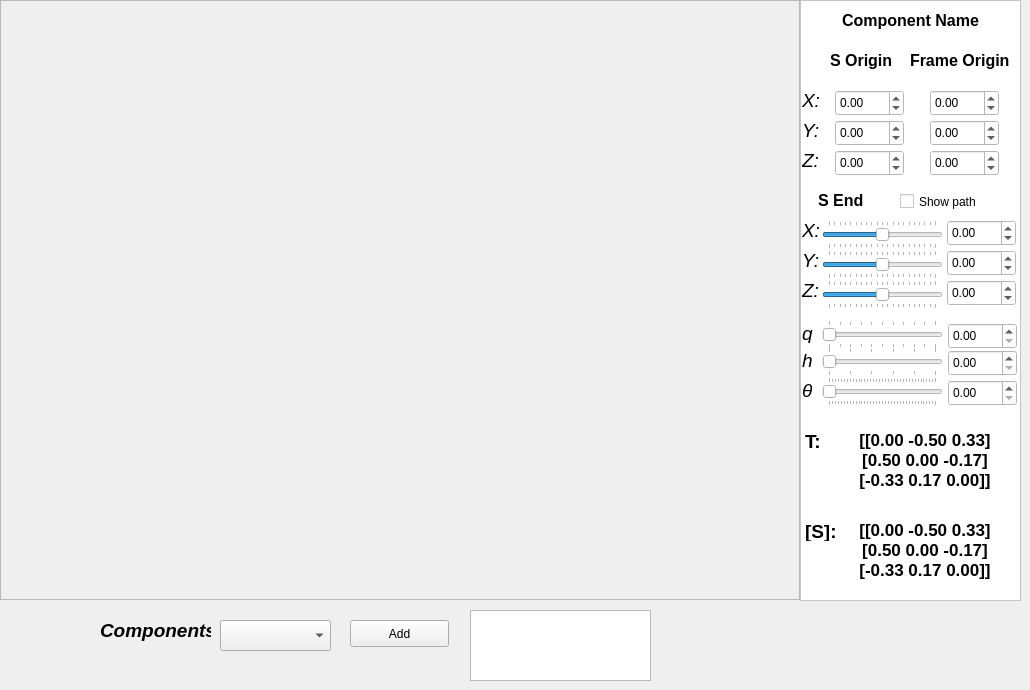
  <widget class="QWidget" name="centralwidget">
   <widget class="QFrame" name="frm_matplot">
    <property name="geometry">
     <rect>
      <x>0</x>
      <y>0</y>
      <width>800</width>
      <height>600</height>
     </rect>
    </property>
    <property name="frameShape">
     <enum>QFrame::StyledPanel</enum>
    </property>
    <property name="frameShadow">
     <enum>QFrame::Raised</enum>
    </property>
   </widget>
   <widget class="QLabel" name="label">
    <property name="geometry">
     <rect>
      <x>100</x>
      <y>620</y>
      <width>111</width>
      <height>21</height>
     </rect>
    </property>
    <property name="font">
     <font>
      <pointsize>14</pointsize>
      <weight>75</weight>
      <italic>true</italic>
      <bold>true</bold>
     </font>
    </property>
    <property name="text">
     <string>Components</string>
    </property>
   </widget>
   <widget class="QPushButton" name="btAdd_Component">
    <property name="geometry">
     <rect>
      <x>350</x>
      <y>620</y>
      <width>99</width>
      <height>27</height>
     </rect>
    </property>
    <property name="text">
     <string>Add</string>
    </property>
   </widget>
   <widget class="QComboBox" name="cbComponents">
    <property name="geometry">
     <rect>
      <x>220</x>
      <y>620</y>
      <width>111</width>
      <height>31</height>
     </rect>
    </property>
   </widget>
   <widget class="QFrame" name="frm_screw_control">
    <property name="geometry">
     <rect>
      <x>800</x>
      <y>0</y>
      <width>221</width>
      <height>601</height>
     </rect>
    </property>
    <property name="palette">
     <palette>
      <active>
       <colorrole role="WindowText">
        <brush brushstyle="SolidPattern">
         <color alpha="255">
          <red>0</red>
          <green>0</green>
          <blue>0</blue>
         </color>
        </brush>
       </colorrole>
       <colorrole role="Button">
        <brush brushstyle="SolidPattern">
         <color alpha="255">
          <red>255</red>
          <green>255</green>
          <blue>255</blue>
         </color>
        </brush>
       </colorrole>
       <colorrole role="Light">
        <brush brushstyle="SolidPattern">
         <color alpha="255">
          <red>255</red>
          <green>255</green>
          <blue>255</blue>
         </color>
        </brush>
       </colorrole>
       <colorrole role="Midlight">
        <brush brushstyle="SolidPattern">
         <color alpha="255">
          <red>255</red>
          <green>255</green>
          <blue>255</blue>
         </color>
        </brush>
       </colorrole>
       <colorrole role="Dark">
        <brush brushstyle="SolidPattern">
         <color alpha="255">
          <red>127</red>
          <green>127</green>
          <blue>127</blue>
         </color>
        </brush>
       </colorrole>
       <colorrole role="Mid">
        <brush brushstyle="SolidPattern">
         <color alpha="255">
          <red>170</red>
          <green>170</green>
          <blue>170</blue>
         </color>
        </brush>
       </colorrole>
       <colorrole role="Text">
        <brush brushstyle="SolidPattern">
         <color alpha="255">
          <red>0</red>
          <green>0</green>
          <blue>0</blue>
         </color>
        </brush>
       </colorrole>
       <colorrole role="BrightText">
        <brush brushstyle="SolidPattern">
         <color alpha="255">
          <red>255</red>
          <green>255</green>
          <blue>255</blue>
         </color>
        </brush>
       </colorrole>
       <colorrole role="ButtonText">
        <brush brushstyle="SolidPattern">
         <color alpha="255">
          <red>0</red>
          <green>0</green>
          <blue>0</blue>
         </color>
        </brush>
       </colorrole>
       <colorrole role="Base">
        <brush brushstyle="SolidPattern">
         <color alpha="255">
          <red>255</red>
          <green>255</green>
          <blue>255</blue>
         </color>
        </brush>
       </colorrole>
       <colorrole role="Window">
        <brush brushstyle="SolidPattern">
         <color alpha="255">
          <red>255</red>
          <green>255</green>
          <blue>255</blue>
         </color>
        </brush>
       </colorrole>
       <colorrole role="Shadow">
        <brush brushstyle="SolidPattern">
         <color alpha="255">
          <red>0</red>
          <green>0</green>
          <blue>0</blue>
         </color>
        </brush>
       </colorrole>
       <colorrole role="AlternateBase">
        <brush brushstyle="SolidPattern">
         <color alpha="255">
          <red>255</red>
          <green>255</green>
          <blue>255</blue>
         </color>
        </brush>
       </colorrole>
       <colorrole role="ToolTipBase">
        <brush brushstyle="SolidPattern">
         <color alpha="255">
          <red>255</red>
          <green>255</green>
          <blue>220</blue>
         </color>
        </brush>
       </colorrole>
       <colorrole role="ToolTipText">
        <brush brushstyle="SolidPattern">
         <color alpha="255">
          <red>0</red>
          <green>0</green>
          <blue>0</blue>
         </color>
        </brush>
       </colorrole>
      </active>
      <inactive>
       <colorrole role="WindowText">
        <brush brushstyle="SolidPattern">
         <color alpha="255">
          <red>0</red>
          <green>0</green>
          <blue>0</blue>
         </color>
        </brush>
       </colorrole>
       <colorrole role="Button">
        <brush brushstyle="SolidPattern">
         <color alpha="255">
          <red>255</red>
          <green>255</green>
          <blue>255</blue>
         </color>
        </brush>
       </colorrole>
       <colorrole role="Light">
        <brush brushstyle="SolidPattern">
         <color alpha="255">
          <red>255</red>
          <green>255</green>
          <blue>255</blue>
         </color>
        </brush>
       </colorrole>
       <colorrole role="Midlight">
        <brush brushstyle="SolidPattern">
         <color alpha="255">
          <red>255</red>
          <green>255</green>
          <blue>255</blue>
         </color>
        </brush>
       </colorrole>
       <colorrole role="Dark">
        <brush brushstyle="SolidPattern">
         <color alpha="255">
          <red>127</red>
          <green>127</green>
          <blue>127</blue>
         </color>
        </brush>
       </colorrole>
       <colorrole role="Mid">
        <brush brushstyle="SolidPattern">
         <color alpha="255">
          <red>170</red>
          <green>170</green>
          <blue>170</blue>
         </color>
        </brush>
       </colorrole>
       <colorrole role="Text">
        <brush brushstyle="SolidPattern">
         <color alpha="255">
          <red>0</red>
          <green>0</green>
          <blue>0</blue>
         </color>
        </brush>
       </colorrole>
       <colorrole role="BrightText">
        <brush brushstyle="SolidPattern">
         <color alpha="255">
          <red>255</red>
          <green>255</green>
          <blue>255</blue>
         </color>
        </brush>
       </colorrole>
       <colorrole role="ButtonText">
        <brush brushstyle="SolidPattern">
         <color alpha="255">
          <red>0</red>
          <green>0</green>
          <blue>0</blue>
         </color>
        </brush>
       </colorrole>
       <colorrole role="Base">
        <brush brushstyle="SolidPattern">
         <color alpha="255">
          <red>255</red>
          <green>255</green>
          <blue>255</blue>
         </color>
        </brush>
       </colorrole>
       <colorrole role="Window">
        <brush brushstyle="SolidPattern">
         <color alpha="255">
          <red>255</red>
          <green>255</green>
          <blue>255</blue>
         </color>
        </brush>
       </colorrole>
       <colorrole role="Shadow">
        <brush brushstyle="SolidPattern">
         <color alpha="255">
          <red>0</red>
          <green>0</green>
          <blue>0</blue>
         </color>
        </brush>
       </colorrole>
       <colorrole role="AlternateBase">
        <brush brushstyle="SolidPattern">
         <color alpha="255">
          <red>255</red>
          <green>255</green>
          <blue>255</blue>
         </color>
        </brush>
       </colorrole>
       <colorrole role="ToolTipBase">
        <brush brushstyle="SolidPattern">
         <color alpha="255">
          <red>255</red>
          <green>255</green>
          <blue>220</blue>
         </color>
        </brush>
       </colorrole>
       <colorrole role="ToolTipText">
        <brush brushstyle="SolidPattern">
         <color alpha="255">
          <red>0</red>
          <green>0</green>
          <blue>0</blue>
         </color>
        </brush>
       </colorrole>
      </inactive>
      <disabled>
       <colorrole role="WindowText">
        <brush brushstyle="SolidPattern">
         <color alpha="255">
          <red>127</red>
          <green>127</green>
          <blue>127</blue>
         </color>
        </brush>
       </colorrole>
       <colorrole role="Button">
        <brush brushstyle="SolidPattern">
         <color alpha="255">
          <red>255</red>
          <green>255</green>
          <blue>255</blue>
         </color>
        </brush>
       </colorrole>
       <colorrole role="Light">
        <brush brushstyle="SolidPattern">
         <color alpha="255">
          <red>255</red>
          <green>255</green>
          <blue>255</blue>
         </color>
        </brush>
       </colorrole>
       <colorrole role="Midlight">
        <brush brushstyle="SolidPattern">
         <color alpha="255">
          <red>255</red>
          <green>255</green>
          <blue>255</blue>
         </color>
        </brush>
       </colorrole>
       <colorrole role="Dark">
        <brush brushstyle="SolidPattern">
         <color alpha="255">
          <red>127</red>
          <green>127</green>
          <blue>127</blue>
         </color>
        </brush>
       </colorrole>
       <colorrole role="Mid">
        <brush brushstyle="SolidPattern">
         <color alpha="255">
          <red>170</red>
          <green>170</green>
          <blue>170</blue>
         </color>
        </brush>
       </colorrole>
       <colorrole role="Text">
        <brush brushstyle="SolidPattern">
         <color alpha="255">
          <red>127</red>
          <green>127</green>
          <blue>127</blue>
         </color>
        </brush>
       </colorrole>
       <colorrole role="BrightText">
        <brush brushstyle="SolidPattern">
         <color alpha="255">
          <red>255</red>
          <green>255</green>
          <blue>255</blue>
         </color>
        </brush>
       </colorrole>
       <colorrole role="ButtonText">
        <brush brushstyle="SolidPattern">
         <color alpha="255">
          <red>127</red>
          <green>127</green>
          <blue>127</blue>
         </color>
        </brush>
       </colorrole>
       <colorrole role="Base">
        <brush brushstyle="SolidPattern">
         <color alpha="255">
          <red>255</red>
          <green>255</green>
          <blue>255</blue>
         </color>
        </brush>
       </colorrole>
       <colorrole role="Window">
        <brush brushstyle="SolidPattern">
         <color alpha="255">
          <red>255</red>
          <green>255</green>
          <blue>255</blue>
         </color>
        </brush>
       </colorrole>
       <colorrole role="Shadow">
        <brush brushstyle="SolidPattern">
         <color alpha="255">
          <red>0</red>
          <green>0</green>
          <blue>0</blue>
         </color>
        </brush>
       </colorrole>
       <colorrole role="AlternateBase">
        <brush brushstyle="SolidPattern">
         <color alpha="255">
          <red>255</red>
          <green>255</green>
          <blue>255</blue>
         </color>
        </brush>
       </colorrole>
       <colorrole role="ToolTipBase">
        <brush brushstyle="SolidPattern">
         <color alpha="255">
          <red>255</red>
          <green>255</green>
          <blue>220</blue>
         </color>
        </brush>
       </colorrole>
       <colorrole role="ToolTipText">
        <brush brushstyle="SolidPattern">
         <color alpha="255">
          <red>0</red>
          <green>0</green>
          <blue>0</blue>
         </color>
        </brush>
       </colorrole>
      </disabled>
     </palette>
    </property>
    <property name="autoFillBackground">
     <bool>true</bool>
    </property>
    <property name="frameShape">
     <enum>QFrame::StyledPanel</enum>
    </property>
    <property name="frameShadow">
     <enum>QFrame::Raised</enum>
    </property>
    <widget class="QLabel" name="frame_lb_component_name">
     <property name="geometry">
      <rect>
       <x>10</x>
       <y>10</y>
       <width>201</width>
       <height>20</height>
      </rect>
     </property>
     <property name="font">
      <font>
       <pointsize>12</pointsize>
       <weight>75</weight>
       <bold>true</bold>
      </font>
     </property>
     <property name="text">
      <string>Component Name</string>
     </property>
     <property name="alignment">
      <set>Qt::AlignCenter</set>
     </property>
    </widget>
    <widget class="QLabel" name="label_3">
     <property name="geometry">
      <rect>
       <x>30</x>
       <y>50</y>
       <width>61</width>
       <height>20</height>
      </rect>
     </property>
     <property name="font">
      <font>
       <pointsize>12</pointsize>
       <weight>75</weight>
       <bold>true</bold>
      </font>
     </property>
     <property name="text">
      <string>S Origin</string>
     </property>
    </widget>
    <widget class="QLabel" name="label_4">
     <property name="geometry">
      <rect>
       <x>2</x>
       <y>90</y>
       <width>21</width>
       <height>20</height>
      </rect>
     </property>
     <property name="font">
      <font>
       <pointsize>14</pointsize>
       <italic>true</italic>
      </font>
     </property>
     <property name="text">
      <string>X:</string>
     </property>
    </widget>
    <widget class="QLabel" name="label_5">
     <property name="geometry">
      <rect>
       <x>2</x>
       <y>120</y>
       <width>21</width>
       <height>20</height>
      </rect>
     </property>
     <property name="font">
      <font>
       <pointsize>14</pointsize>
       <italic>true</italic>
      </font>
     </property>
     <property name="text">
      <string>Y:</string>
     </property>
    </widget>
    <widget class="QLabel" name="label_6">
     <property name="geometry">
      <rect>
       <x>2</x>
       <y>150</y>
       <width>21</width>
       <height>20</height>
      </rect>
     </property>
     <property name="font">
      <font>
       <pointsize>14</pointsize>
       <italic>true</italic>
      </font>
     </property>
     <property name="text">
      <string>Z:</string>
     </property>
    </widget>
    <widget class="QLabel" name="label_8">
     <property name="geometry">
      <rect>
       <x>2</x>
       <y>380</y>
       <width>21</width>
       <height>20</height>
      </rect>
     </property>
     <property name="font">
      <font>
       <pointsize>14</pointsize>
       <italic>true</italic>
      </font>
     </property>
     <property name="text">
      <string>θ</string>
     </property>
    </widget>
    <widget class="QSlider" name="screw_sb_theta">
     <property name="geometry">
      <rect>
       <x>22</x>
       <y>377</y>
       <width>121</width>
       <height>29</height>
      </rect>
     </property>
     <property name="minimum">
      <number>0</number>
     </property>
     <property name="maximum">
      <number>359</number>
     </property>
     <property name="orientation">
      <enum>Qt::Horizontal</enum>
     </property>
     <property name="tickPosition">
      <enum>QSlider::TicksBothSides</enum>
     </property>
     <property name="tickInterval">
      <number>0</number>
     </property>
    </widget>
    <widget class="QLabel" name="screw_lb_rotation_matrix">
     <property name="geometry">
      <rect>
       <x>30</x>
       <y>430</y>
       <width>190</width>
       <height>91</height>
      </rect>
     </property>
     <property name="font">
      <font>
       <pointsize>13</pointsize>
       <weight>75</weight>
       <italic>false</italic>
       <bold>true</bold>
      </font>
     </property>
     <property name="text">
      <string>[[0.00 -0.50 0.33]
[0.50 0.00 -0.17]
[-0.33 0.17 0.00]]</string>
     </property>
     <property name="textFormat">
      <enum>Qt::PlainText</enum>
     </property>
     <property name="alignment">
      <set>Qt::AlignHCenter|Qt::AlignTop</set>
     </property>
     <property name="wordWrap">
      <bool>false</bool>
     </property>
    </widget>
    <widget class="QLabel" name="label_7">
     <property name="geometry">
      <rect>
       <x>5</x>
       <y>430</y>
       <width>31</width>
       <height>21</height>
      </rect>
     </property>
     <property name="font">
      <font>
       <pointsize>14</pointsize>
       <weight>75</weight>
       <bold>true</bold>
      </font>
     </property>
     <property name="text">
      <string>T:</string>
     </property>
     <property name="alignment">
      <set>Qt::AlignLeading|Qt::AlignLeft|Qt::AlignTop</set>
     </property>
     <property name="wordWrap">
      <bool>false</bool>
     </property>
    </widget>
    <widget class="QDoubleSpinBox" name="screw_spinb_x_origin">
     <property name="geometry">
      <rect>
       <x>35</x>
       <y>90</y>
       <width>69</width>
       <height>26</height>
      </rect>
     </property>
     <property name="decimals">
      <number>2</number>
     </property>
     <property name="minimum">
      <double>-10.000000000000000</double>
     </property>
     <property name="maximum">
      <double>10.000000000000000</double>
     </property>
     <property name="singleStep">
      <double>0.500000000000000</double>
     </property>
     <property name="value">
      <double>0.000000000000000</double>
     </property>
    </widget>
    <widget class="QDoubleSpinBox" name="screw_spinb_y_origin">
     <property name="geometry">
      <rect>
       <x>35</x>
       <y>120</y>
       <width>69</width>
       <height>26</height>
      </rect>
     </property>
     <property name="decimals">
      <number>2</number>
     </property>
     <property name="minimum">
      <double>-10.000000000000000</double>
     </property>
     <property name="maximum">
      <double>10.000000000000000</double>
     </property>
     <property name="singleStep">
      <double>0.500000000000000</double>
     </property>
     <property name="value">
      <double>0.000000000000000</double>
     </property>
    </widget>
    <widget class="QDoubleSpinBox" name="screw_spinb_z_origin">
     <property name="geometry">
      <rect>
       <x>35</x>
       <y>150</y>
       <width>69</width>
       <height>26</height>
      </rect>
     </property>
     <property name="decimals">
      <number>2</number>
     </property>
     <property name="minimum">
      <double>-10.000000000000000</double>
     </property>
     <property name="maximum">
      <double>10.000000000000000</double>
     </property>
     <property name="singleStep">
      <double>0.500000000000000</double>
     </property>
     <property name="value">
      <double>0.000000000000000</double>
     </property>
    </widget>
    <widget class="QDoubleSpinBox" name="screw_spinb_theta">
     <property name="geometry">
      <rect>
       <x>148</x>
       <y>380</y>
       <width>69</width>
       <height>26</height>
      </rect>
     </property>
     <property name="decimals">
      <number>2</number>
     </property>
     <property name="minimum">
      <double>0.000000000000000</double>
     </property>
     <property name="maximum">
      <double>359.000000000000000</double>
     </property>
     <property name="singleStep">
      <double>0.500000000000000</double>
     </property>
     <property name="value">
      <double>0.000000000000000</double>
     </property>
    </widget>
    <widget class="QLabel" name="screw_lb_skew_matrix">
     <property name="geometry">
      <rect>
       <x>30</x>
       <y>520</y>
       <width>190</width>
       <height>91</height>
      </rect>
     </property>
     <property name="font">
      <font>
       <pointsize>13</pointsize>
       <weight>75</weight>
       <italic>false</italic>
       <bold>true</bold>
      </font>
     </property>
     <property name="text">
      <string>[[0.00 -0.50 0.33]
[0.50 0.00 -0.17]
[-0.33 0.17 0.00]]</string>
     </property>
     <property name="textFormat">
      <enum>Qt::PlainText</enum>
     </property>
     <property name="alignment">
      <set>Qt::AlignHCenter|Qt::AlignTop</set>
     </property>
     <property name="wordWrap">
      <bool>false</bool>
     </property>
    </widget>
    <widget class="QLabel" name="label_9">
     <property name="geometry">
      <rect>
       <x>5</x>
       <y>520</y>
       <width>31</width>
       <height>21</height>
      </rect>
     </property>
     <property name="font">
      <font>
       <pointsize>14</pointsize>
       <weight>75</weight>
       <bold>true</bold>
      </font>
     </property>
     <property name="text">
      <string>[S]:</string>
     </property>
     <property name="alignment">
      <set>Qt::AlignLeading|Qt::AlignLeft|Qt::AlignTop</set>
     </property>
     <property name="wordWrap">
      <bool>false</bool>
     </property>
    </widget>
    <widget class="QSlider" name="screw_sb_y_end">
     <property name="geometry">
      <rect>
       <x>22</x>
       <y>250</y>
       <width>121</width>
       <height>29</height>
      </rect>
     </property>
     <property name="minimum">
      <number>-10</number>
     </property>
     <property name="maximum">
      <number>10</number>
     </property>
     <property name="orientation">
      <enum>Qt::Horizontal</enum>
     </property>
     <property name="tickPosition">
      <enum>QSlider::TicksBothSides</enum>
     </property>
     <property name="tickInterval">
      <number>0</number>
     </property>
    </widget>
    <widget class="QLabel" name="label_10">
     <property name="geometry">
      <rect>
       <x>2</x>
       <y>220</y>
       <width>21</width>
       <height>20</height>
      </rect>
     </property>
     <property name="font">
      <font>
       <pointsize>14</pointsize>
       <italic>true</italic>
      </font>
     </property>
     <property name="text">
      <string>X:</string>
     </property>
    </widget>
    <widget class="QLabel" name="label_11">
     <property name="geometry">
      <rect>
       <x>18</x>
       <y>190</y>
       <width>141</width>
       <height>20</height>
      </rect>
     </property>
     <property name="font">
      <font>
       <pointsize>12</pointsize>
       <weight>75</weight>
       <bold>true</bold>
      </font>
     </property>
     <property name="text">
      <string>S End</string>
     </property>
    </widget>
    <widget class="QDoubleSpinBox" name="screw_spinb_z_end">
     <property name="geometry">
      <rect>
       <x>147</x>
       <y>280</y>
       <width>69</width>
       <height>26</height>
      </rect>
     </property>
     <property name="decimals">
      <number>2</number>
     </property>
     <property name="minimum">
      <double>-10.000000000000000</double>
     </property>
     <property name="maximum">
      <double>10.000000000000000</double>
     </property>
     <property name="singleStep">
      <double>0.500000000000000</double>
     </property>
     <property name="value">
      <double>0.000000000000000</double>
     </property>
    </widget>
    <widget class="QDoubleSpinBox" name="screw_spinb_x_end">
     <property name="geometry">
      <rect>
       <x>147</x>
       <y>220</y>
       <width>69</width>
       <height>26</height>
      </rect>
     </property>
     <property name="decimals">
      <number>2</number>
     </property>
     <property name="minimum">
      <double>-10.000000000000000</double>
     </property>
     <property name="maximum">
      <double>10.000000000000000</double>
     </property>
     <property name="singleStep">
      <double>0.500000000000000</double>
     </property>
     <property name="value">
      <double>0.000000000000000</double>
     </property>
    </widget>
    <widget class="QLabel" name="label_12">
     <property name="geometry">
      <rect>
       <x>2</x>
       <y>250</y>
       <width>21</width>
       <height>20</height>
      </rect>
     </property>
     <property name="font">
      <font>
       <pointsize>14</pointsize>
       <italic>true</italic>
      </font>
     </property>
     <property name="text">
      <string>Y:</string>
     </property>
    </widget>
    <widget class="QSlider" name="screw_sb_z_end">
     <property name="geometry">
      <rect>
       <x>22</x>
       <y>280</y>
       <width>121</width>
       <height>29</height>
      </rect>
     </property>
     <property name="minimum">
      <number>-10</number>
     </property>
     <property name="maximum">
      <number>10</number>
     </property>
     <property name="orientation">
      <enum>Qt::Horizontal</enum>
     </property>
     <property name="tickPosition">
      <enum>QSlider::TicksBothSides</enum>
     </property>
     <property name="tickInterval">
      <number>0</number>
     </property>
    </widget>
    <widget class="QDoubleSpinBox" name="screw_spinb_y_end">
     <property name="geometry">
      <rect>
       <x>147</x>
       <y>250</y>
       <width>69</width>
       <height>26</height>
      </rect>
     </property>
     <property name="decimals">
      <number>2</number>
     </property>
     <property name="minimum">
      <double>-10.000000000000000</double>
     </property>
     <property name="maximum">
      <double>10.000000000000000</double>
     </property>
     <property name="singleStep">
      <double>0.500000000000000</double>
     </property>
     <property name="value">
      <double>0.000000000000000</double>
     </property>
    </widget>
    <widget class="QLabel" name="label_13">
     <property name="geometry">
      <rect>
       <x>2</x>
       <y>280</y>
       <width>21</width>
       <height>20</height>
      </rect>
     </property>
     <property name="font">
      <font>
       <pointsize>14</pointsize>
       <italic>true</italic>
      </font>
     </property>
     <property name="text">
      <string>Z:</string>
     </property>
    </widget>
    <widget class="QSlider" name="screw_sb_x_end">
     <property name="geometry">
      <rect>
       <x>22</x>
       <y>220</y>
       <width>121</width>
       <height>29</height>
      </rect>
     </property>
     <property name="minimum">
      <number>-10</number>
     </property>
     <property name="maximum">
      <number>10</number>
     </property>
     <property name="orientation">
      <enum>Qt::Horizontal</enum>
     </property>
     <property name="tickPosition">
      <enum>QSlider::TicksBothSides</enum>
     </property>
     <property name="tickInterval">
      <number>0</number>
     </property>
    </widget>
    <widget class="QLabel" name="label_14">
     <property name="geometry">
      <rect>
       <x>2</x>
       <y>350</y>
       <width>21</width>
       <height>20</height>
      </rect>
     </property>
     <property name="font">
      <font>
       <pointsize>14</pointsize>
       <italic>true</italic>
      </font>
     </property>
     <property name="text">
      <string>h</string>
     </property>
    </widget>
    <widget class="QSlider" name="screw_sb_h">
     <property name="geometry">
      <rect>
       <x>22</x>
       <y>347</y>
       <width>121</width>
       <height>29</height>
      </rect>
     </property>
     <property name="minimum">
      <number>0</number>
     </property>
     <property name="maximum">
      <number>5</number>
     </property>
     <property name="orientation">
      <enum>Qt::Horizontal</enum>
     </property>
     <property name="tickPosition">
      <enum>QSlider::TicksBothSides</enum>
     </property>
     <property name="tickInterval">
      <number>0</number>
     </property>
    </widget>
    <widget class="QDoubleSpinBox" name="screw_spinb_h">
     <property name="geometry">
      <rect>
       <x>148</x>
       <y>350</y>
       <width>69</width>
       <height>26</height>
      </rect>
     </property>
     <property name="decimals">
      <number>2</number>
     </property>
     <property name="minimum">
      <double>0.000000000000000</double>
     </property>
     <property name="maximum">
      <double>5.000000000000000</double>
     </property>
     <property name="singleStep">
      <double>0.500000000000000</double>
     </property>
     <property name="value">
      <double>0.000000000000000</double>
     </property>
    </widget>
    <widget class="QDoubleSpinBox" name="screw_spinb_q">
     <property name="geometry">
      <rect>
       <x>148</x>
       <y>323</y>
       <width>69</width>
       <height>26</height>
      </rect>
     </property>
     <property name="decimals">
      <number>2</number>
     </property>
     <property name="minimum">
      <double>0.000000000000000</double>
     </property>
     <property name="maximum">
      <double>100.000000000000000</double>
     </property>
     <property name="singleStep">
      <double>0.500000000000000</double>
     </property>
     <property name="value">
      <double>0.000000000000000</double>
     </property>
    </widget>
    <widget class="QLabel" name="label_27">
     <property name="geometry">
      <rect>
       <x>2</x>
       <y>323</y>
       <width>21</width>
       <height>20</height>
      </rect>
     </property>
     <property name="font">
      <font>
       <pointsize>14</pointsize>
       <italic>true</italic>
      </font>
     </property>
     <property name="text">
      <string>q</string>
     </property>
    </widget>
    <widget class="QSlider" name="screw_sb_q">
     <property name="geometry">
      <rect>
       <x>22</x>
       <y>320</y>
       <width>121</width>
       <height>29</height>
      </rect>
     </property>
     <property name="minimum">
      <number>0</number>
     </property>
     <property name="maximum">
      <number>100</number>
     </property>
     <property name="orientation">
      <enum>Qt::Horizontal</enum>
     </property>
     <property name="tickPosition">
      <enum>QSlider::TicksBothSides</enum>
     </property>
     <property name="tickInterval">
      <number>0</number>
     </property>
    </widget>
    <widget class="QLabel" name="label_28">
     <property name="geometry">
      <rect>
       <x>110</x>
       <y>50</y>
       <width>101</width>
       <height>20</height>
      </rect>
     </property>
     <property name="font">
      <font>
       <pointsize>12</pointsize>
       <weight>75</weight>
       <bold>true</bold>
      </font>
     </property>
     <property name="text">
      <string>Frame Origin</string>
     </property>
    </widget>
    <widget class="QDoubleSpinBox" name="screw_frame_spinb_z_origin">
     <property name="geometry">
      <rect>
       <x>130</x>
       <y>150</y>
       <width>69</width>
       <height>26</height>
      </rect>
     </property>
     <property name="decimals">
      <number>2</number>
     </property>
     <property name="minimum">
      <double>-10.000000000000000</double>
     </property>
     <property name="maximum">
      <double>10.000000000000000</double>
     </property>
     <property name="singleStep">
      <double>0.500000000000000</double>
     </property>
     <property name="value">
      <double>0.000000000000000</double>
     </property>
    </widget>
    <widget class="QDoubleSpinBox" name="screw_frame_spinb_y_origin">
     <property name="geometry">
      <rect>
       <x>130</x>
       <y>120</y>
       <width>69</width>
       <height>26</height>
      </rect>
     </property>
     <property name="decimals">
      <number>2</number>
     </property>
     <property name="minimum">
      <double>-10.000000000000000</double>
     </property>
     <property name="maximum">
      <double>10.000000000000000</double>
     </property>
     <property name="singleStep">
      <double>0.500000000000000</double>
     </property>
     <property name="value">
      <double>0.000000000000000</double>
     </property>
    </widget>
    <widget class="QDoubleSpinBox" name="screw_frame_spinb_x_origin">
     <property name="geometry">
      <rect>
       <x>130</x>
       <y>90</y>
       <width>69</width>
       <height>26</height>
      </rect>
     </property>
     <property name="decimals">
      <number>2</number>
     </property>
     <property name="minimum">
      <double>-10.000000000000000</double>
     </property>
     <property name="maximum">
      <double>10.000000000000000</double>
     </property>
     <property name="singleStep">
      <double>0.500000000000000</double>
     </property>
     <property name="value">
      <double>0.000000000000000</double>
     </property>
    </widget>
    <widget class="QCheckBox" name="cb_screw_show_path">
     <property name="geometry">
      <rect>
       <x>100</x>
       <y>190</y>
       <width>96</width>
       <height>23</height>
      </rect>
     </property>
     <property name="text">
      <string>Show path</string>
     </property>
    </widget>
    <zorder>frame_lb_component_name</zorder>
    <zorder>label_3</zorder>
    <zorder>label_4</zorder>
    <zorder>label_5</zorder>
    <zorder>label_6</zorder>
    <zorder>label_8</zorder>
    <zorder>screw_sb_theta</zorder>
    <zorder>screw_lb_rotation_matrix</zorder>
    <zorder>label_7</zorder>
    <zorder>screw_spinb_x_origin</zorder>
    <zorder>screw_spinb_y_origin</zorder>
    <zorder>screw_spinb_z_origin</zorder>
    <zorder>screw_spinb_theta</zorder>
    <zorder>screw_lb_skew_matrix</zorder>
    <zorder>label_9</zorder>
    <zorder>screw_sb_y_end</zorder>
    <zorder>label_10</zorder>
    <zorder>label_11</zorder>
    <zorder>screw_spinb_z_end</zorder>
    <zorder>screw_spinb_x_end</zorder>
    <zorder>label_12</zorder>
    <zorder>screw_sb_z_end</zorder>
    <zorder>screw_spinb_y_end</zorder>
    <zorder>label_13</zorder>
    <zorder>screw_sb_x_end</zorder>
    <zorder>label_14</zorder>
    <zorder>screw_sb_h</zorder>
    <zorder>screw_spinb_h</zorder>
    <zorder>screw_spinb_q</zorder>
    <zorder>label_27</zorder>
    <zorder>screw_sb_q</zorder>
    <zorder>label_28</zorder>
    <zorder>screw_frame_spinb_z_origin</zorder>
    <zorder>screw_frame_spinb_y_origin</zorder>
    <zorder>screw_frame_spinb_x_origin</zorder>
    <zorder>frm_matplot</zorder>
    <zorder>cb_screw_show_path</zorder>
   </widget>
   <widget class="QListWidget" name="lv_Components">
    <property name="geometry">
     <rect>
      <x>470</x>
      <y>610</y>
      <width>181</width>
      <height>71</height>
     </rect>
    </property>
   </widget>
  </widget>
